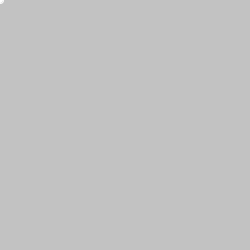
Frame 1 (no input)
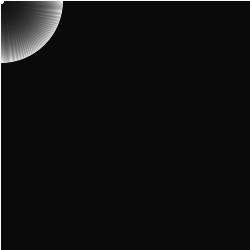
Frame 60 (the mouse pressed at the canvas centre just before this capture)
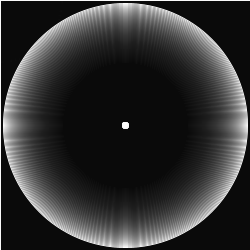
Frame 120 (the mouse held since frame 60 and released just before this capture)

The Processing sketch that drew these frames (run headless with seeded random() and noise(); from frame 60 on, the mouse is pressed at the canvas centre):

// Processing sketch: processing_19707
// ── processing_19707.pde

float y = 50;
float speed = 6;
float radius = 3;
float radius2 = 2;

void setup(){
  size(250, 250);
  smooth();
  noStroke();
  ellipseMode(RADIUS);
}

void draw(){
  frameRate(200);
  fill(0, 12);
  rect(0, 0, width, height);
  fill(255);
  radius2 += 1;
  ellipse(mouseX, mouseY, radius, radius);
  noFill();
  stroke(250);
  ellipse(mouseX, mouseY, radius2, radius2);
}

void mouseClicked(){
  radius2 = 0;
}
